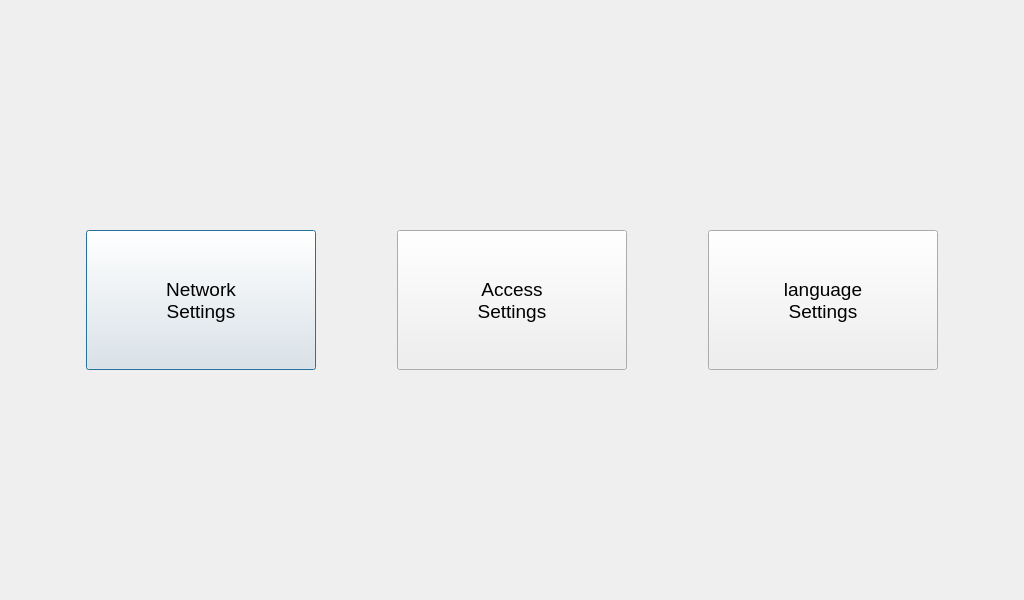
<?xml version="1.0" encoding="UTF-8"?>
<ui version="4.0">
 <class>CSettingsMenu</class>
 <widget class="QDialog" name="CSettingsMenu">
  <property name="geometry">
   <rect>
    <x>0</x>
    <y>0</y>
    <width>1024</width>
    <height>600</height>
   </rect>
  </property>
  <property name="windowTitle">
   <string>Dialog</string>
  </property>
  <layout class="QGridLayout" name="gridLayout">
   <item row="0" column="0">
    <widget class="QPushButton" name="pbSettingsNetwork">
     <property name="sizePolicy">
      <sizepolicy hsizetype="Fixed" vsizetype="Fixed">
       <horstretch>0</horstretch>
       <verstretch>0</verstretch>
      </sizepolicy>
     </property>
     <property name="minimumSize">
      <size>
       <width>230</width>
       <height>140</height>
      </size>
     </property>
     <property name="maximumSize">
      <size>
       <width>230</width>
       <height>140</height>
      </size>
     </property>
     <property name="font">
      <font>
       <pointsize>14</pointsize>
      </font>
     </property>
     <property name="text">
      <string>Network
Settings</string>
     </property>
     <property name="icon">
      <iconset>
       <normalon>:/graphics/settings_network.png</normalon>
      </iconset>
     </property>
     <property name="iconSize">
      <size>
       <width>128</width>
       <height>128</height>
      </size>
     </property>
     <property name="checkable">
      <bool>false</bool>
     </property>
    </widget>
   </item>
   <item row="0" column="1">
    <widget class="QPushButton" name="pbSettingsAccess">
     <property name="sizePolicy">
      <sizepolicy hsizetype="Fixed" vsizetype="Fixed">
       <horstretch>0</horstretch>
       <verstretch>0</verstretch>
      </sizepolicy>
     </property>
     <property name="minimumSize">
      <size>
       <width>230</width>
       <height>140</height>
      </size>
     </property>
     <property name="maximumSize">
      <size>
       <width>230</width>
       <height>140</height>
      </size>
     </property>
     <property name="font">
      <font>
       <pointsize>14</pointsize>
      </font>
     </property>
     <property name="text">
      <string>Access
Settings</string>
     </property>
     <property name="icon">
      <iconset>
       <normalon>:/graphics/settings_access.png</normalon>
      </iconset>
     </property>
     <property name="iconSize">
      <size>
       <width>128</width>
       <height>128</height>
      </size>
     </property>
     <property name="checkable">
      <bool>false</bool>
     </property>
    </widget>
   </item>
   <item row="0" column="2">
    <widget class="QPushButton" name="pbSettingsLang">
     <property name="sizePolicy">
      <sizepolicy hsizetype="Fixed" vsizetype="Fixed">
       <horstretch>0</horstretch>
       <verstretch>0</verstretch>
      </sizepolicy>
     </property>
     <property name="minimumSize">
      <size>
       <width>230</width>
       <height>140</height>
      </size>
     </property>
     <property name="maximumSize">
      <size>
       <width>230</width>
       <height>140</height>
      </size>
     </property>
     <property name="font">
      <font>
       <pointsize>14</pointsize>
      </font>
     </property>
     <property name="text">
      <string>language
Settings</string>
     </property>
     <property name="icon">
      <iconset>
       <normalon>:/graphics/settings_lang.png</normalon>
      </iconset>
     </property>
     <property name="iconSize">
      <size>
       <width>128</width>
       <height>128</height>
      </size>
     </property>
     <property name="checkable">
      <bool>false</bool>
     </property>
    </widget>
   </item>
  </layout>
 </widget>
 <resources/>
 <connections/>
</ui>
